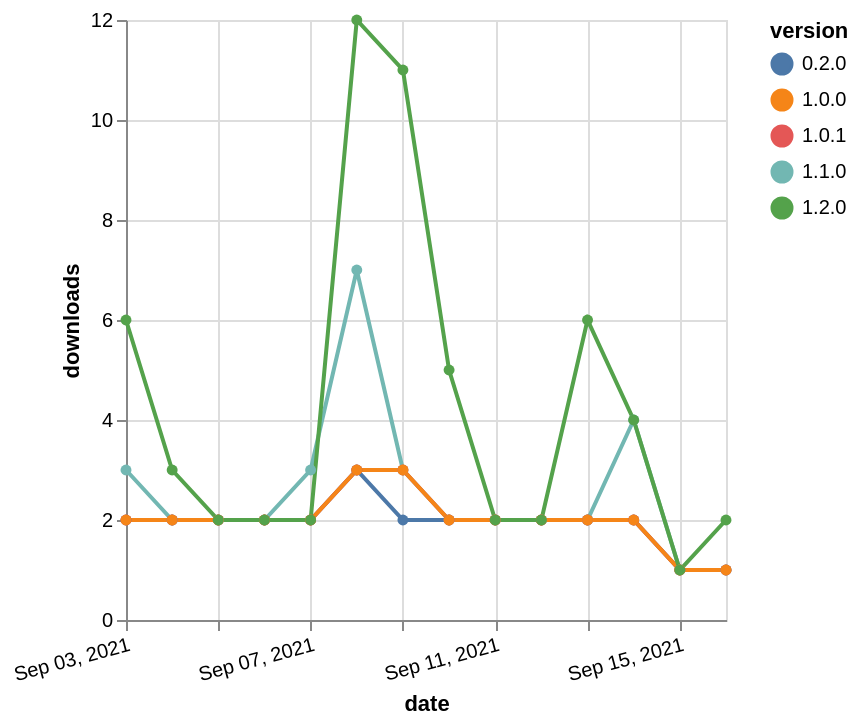

The Vega-Lite source for this figure:
### Vega-Lite specification from a JSON file in a GitHub repository (floating-point values rounded to 4 significant figures)
{"$schema": "https://vega.github.io/schema/vega-lite/v5.json", "description": "A simple bar chart with embedded data.", "data": {"values": [{"date": "2021-09-03", "total": 1867, "delta": 2, "version": "0.2.0"}, {"date": "2021-09-04", "total": 1869, "delta": 2, "version": "0.2.0"}, {"date": "2021-09-05", "total": 1871, "delta": 2, "version": "0.2.0"}, {"date": "2021-09-06", "total": 1873, "delta": 2, "version": "0.2.0"}, {"date": "2021-09-07", "total": 1875, "delta": 2, "version": "0.2.0"}, {"date": "2021-09-08", "total": 1878, "delta": 3, "version": "0.2.0"}, {"date": "2021-09-09", "total": 1880, "delta": 2, "version": "0.2.0"}, {"date": "2021-09-10", "total": 1882, "delta": 2, "version": "0.2.0"}, {"date": "2021-09-11", "total": 1884, "delta": 2, "version": "0.2.0"}, {"date": "2021-09-12", "total": 1886, "delta": 2, "version": "0.2.0"}, {"date": "2021-09-13", "total": 1888, "delta": 2, "version": "0.2.0"}, {"date": "2021-09-14", "total": 1890, "delta": 2, "version": "0.2.0"}, {"date": "2021-09-15", "total": 1891, "delta": 1, "version": "0.2.0"}, {"date": "2021-09-16", "total": 1892, "delta": 1, "version": "0.2.0"}, {"date": "2021-09-03", "total": 1170, "delta": 3, "version": "1.1.0"}, {"date": "2021-09-04", "total": 1172, "delta": 2, "version": "1.1.0"}, {"date": "2021-09-05", "total": 1174, "delta": 2, "version": "1.1.0"}, {"date": "2021-09-06", "total": 1176, "delta": 2, "version": "1.1.0"}, {"date": "2021-09-07", "total": 1179, "delta": 3, "version": "1.1.0"}, {"date": "2021-09-08", "total": 1186, "delta": 7, "version": "1.1.0"}, {"date": "2021-09-09", "total": 1189, "delta": 3, "version": "1.1.0"}, {"date": "2021-09-10", "total": 1191, "delta": 2, "version": "1.1.0"}, {"date": "2021-09-11", "total": 1193, "delta": 2, "version": "1.1.0"}, {"date": "2021-09-12", "total": 1195, "delta": 2, "version": "1.1.0"}, {"date": "2021-09-13", "total": 1197, "delta": 2, "version": "1.1.0"}, {"date": "2021-09-14", "total": 1201, "delta": 4, "version": "1.1.0"}, {"date": "2021-09-15", "total": 1202, "delta": 1, "version": "1.1.0"}, {"date": "2021-09-16", "total": 1203, "delta": 1, "version": "1.1.0"}, {"date": "2021-09-03", "total": 1109, "delta": 2, "version": "1.0.1"}, {"date": "2021-09-04", "total": 1111, "delta": 2, "version": "1.0.1"}, {"date": "2021-09-05", "total": 1113, "delta": 2, "version": "1.0.1"}, {"date": "2021-09-06", "total": 1115, "delta": 2, "version": "1.0.1"}, {"date": "2021-09-07", "total": 1117, "delta": 2, "version": "1.0.1"}, {"date": "2021-09-08", "total": 1120, "delta": 3, "version": "1.0.1"}, {"date": "2021-09-09", "total": 1123, "delta": 3, "version": "1.0.1"}, {"date": "2021-09-10", "total": 1125, "delta": 2, "version": "1.0.1"}, {"date": "2021-09-11", "total": 1127, "delta": 2, "version": "1.0.1"}, {"date": "2021-09-12", "total": 1129, "delta": 2, "version": "1.0.1"}, {"date": "2021-09-13", "total": 1131, "delta": 2, "version": "1.0.1"}, {"date": "2021-09-14", "total": 1133, "delta": 2, "version": "1.0.1"}, {"date": "2021-09-15", "total": 1134, "delta": 1, "version": "1.0.1"}, {"date": "2021-09-16", "total": 1135, "delta": 1, "version": "1.0.1"}, {"date": "2021-09-03", "total": 1725, "delta": 2, "version": "1.0.0"}, {"date": "2021-09-04", "total": 1727, "delta": 2, "version": "1.0.0"}, {"date": "2021-09-05", "total": 1729, "delta": 2, "version": "1.0.0"}, {"date": "2021-09-06", "total": 1731, "delta": 2, "version": "1.0.0"}, {"date": "2021-09-07", "total": 1733, "delta": 2, "version": "1.0.0"}, {"date": "2021-09-08", "total": 1736, "delta": 3, "version": "1.0.0"}, {"date": "2021-09-09", "total": 1739, "delta": 3, "version": "1.0.0"}, {"date": "2021-09-10", "total": 1741, "delta": 2, "version": "1.0.0"}, {"date": "2021-09-11", "total": 1743, "delta": 2, "version": "1.0.0"}, {"date": "2021-09-12", "total": 1745, "delta": 2, "version": "1.0.0"}, {"date": "2021-09-13", "total": 1747, "delta": 2, "version": "1.0.0"}, {"date": "2021-09-14", "total": 1749, "delta": 2, "version": "1.0.0"}, {"date": "2021-09-15", "total": 1750, "delta": 1, "version": "1.0.0"}, {"date": "2021-09-16", "total": 1751, "delta": 1, "version": "1.0.0"}, {"date": "2021-09-03", "total": 630, "delta": 6, "version": "1.2.0"}, {"date": "2021-09-04", "total": 633, "delta": 3, "version": "1.2.0"}, {"date": "2021-09-05", "total": 635, "delta": 2, "version": "1.2.0"}, {"date": "2021-09-06", "total": 637, "delta": 2, "version": "1.2.0"}, {"date": "2021-09-07", "total": 639, "delta": 2, "version": "1.2.0"}, {"date": "2021-09-08", "total": 651, "delta": 12, "version": "1.2.0"}, {"date": "2021-09-09", "total": 662, "delta": 11, "version": "1.2.0"}, {"date": "2021-09-10", "total": 667, "delta": 5, "version": "1.2.0"}, {"date": "2021-09-11", "total": 669, "delta": 2, "version": "1.2.0"}, {"date": "2021-09-12", "total": 671, "delta": 2, "version": "1.2.0"}, {"date": "2021-09-13", "total": 677, "delta": 6, "version": "1.2.0"}, {"date": "2021-09-14", "total": 681, "delta": 4, "version": "1.2.0"}, {"date": "2021-09-15", "total": 682, "delta": 1, "version": "1.2.0"}, {"date": "2021-09-16", "total": 684, "delta": 2, "version": "1.2.0"}]}, "width": "container", "mark": {"type": "line", "point": {"filled": true}}, "encoding": {"x": {"field": "date", "type": "temporal", "timeUnit": "yearmonthdate", "title": "date", "axis": {"labelAngle": -15}}, "y": {"field": "delta", "type": "quantitative", "title": "downloads"}, "color": {"field": "version", "type": "nominal"}, "tooltip": {"field": "delta"}}}
